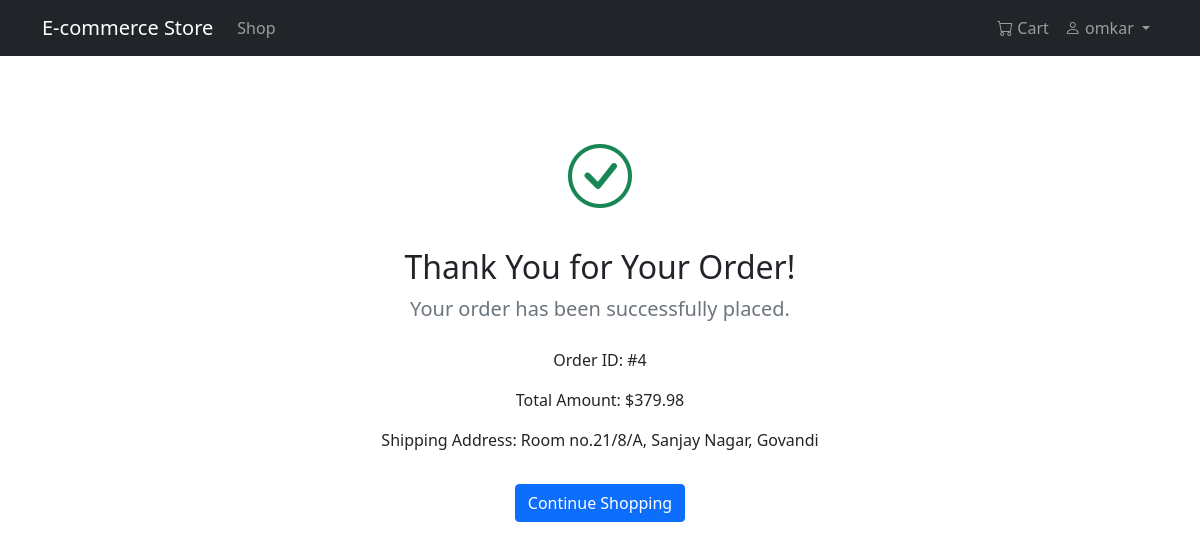
The app's page /order-confirmation/ (signed in) with its own data.
### store/models.py (models this page shows, shortened)
class Order(models.Model):
    user = models.ForeignKey(User, on_delete=models.CASCADE)
    address = models.TextField()
    phone = models.CharField(max_length=20)
    total_amount = models.DecimalField(max_digits=10, decimal_places=2)
    created = models.DateTimeField(auto_now_add=True)

### store/views.py (the view)
# urls.py: path('order-confirmation/', views.order_confirmation, name='order_confirmation'),
@login_required
def order_confirmation(request):
    order = Order.objects.filter(user=request.user).latest('created')
    return render(request, 'store/order_confirmation.html', {'order': order})

### store/templates/store/order_confirmation.html
{% extends 'store/base.html' %} {% block content %}
<div class="container">
  <div class="text-center py-5">
    <div class="mb-4">
      <i class="bi bi-check-circle text-success" style="font-size: 4rem"></i>
    </div>
    <h2>Thank You for Your Order!</h2>
    <p class="lead text-muted">Your order has been successfully placed.</p>
    <div class="mt-4">
      <p>Order ID: #{{ order.id }}</p>
      <p>Total Amount: ${{ order.total_amount }}</p>
      <p>Shipping Address: {{ order.address }}</p>
    </div>
    <a href="{% url 'shop' %}" class="btn btn-primary mt-3"
      >Continue Shopping</a
    >
  </div>
</div>
{% endblock %}

### store/templates/store/base.html (shortened to what this page needs)
<!DOCTYPE html>
<html>
  <head>
    <link
      href="https://cdn.jsdelivr.net/npm/bootstrap@5.1.3/dist/css/bootstrap.min.css"
      rel="stylesheet"
    />
    <link
      rel="stylesheet"
      href="https://cdn.jsdelivr.net/npm/bootstrap-icons@1.8.1/font/bootstrap-icons.css"
    />
  </head>
  <body>
    <nav class="navbar navbar-expand-lg navbar-dark bg-dark">
      <div class="container">
        <a class="navbar-brand" href="{% url 'shop' %}">E-commerce Store</a>
        <div class="collapse navbar-collapse" id="navbarNav">
          <ul class="navbar-nav me-auto">
            <li class="nav-item">
              <a class="nav-link" href="{% url 'shop' %}">Shop</a>
            </li>
          </ul>
          <ul class="navbar-nav">
            <li class="nav-item">
              <a class="nav-link" href="{% url 'cart' %}">
                <i class="bi bi-cart"></i> Cart
              </a>
            </li>
            {% if user.is_authenticated %}
            <li class="nav-item dropdown">
              <a
                class="nav-link dropdown-toggle"
                href="#"
                id="navbarDropdown"
                role="button"
                data-bs-toggle="dropdown"
              >
                <i class="bi bi-person"></i> {{ user.username }}
              </a>
            </li>
            {% else %}
            <li class="nav-item">
              <a class="nav-link" href="{% url 'login' %}">Login</a>
            </li>
            {% endif %}
          </ul>
        </div>
      </div>
    </nav>
    <div class="container mt-4">{% block content %} {% endblock %}</div>
  </body>
</html>

### records on screen
Order: id "4", total_amount "379.98", address "Room no.21/8/A, Sanjay Nagar, Govandi"

### other values on screen
{{ user.username }} "omkar"
